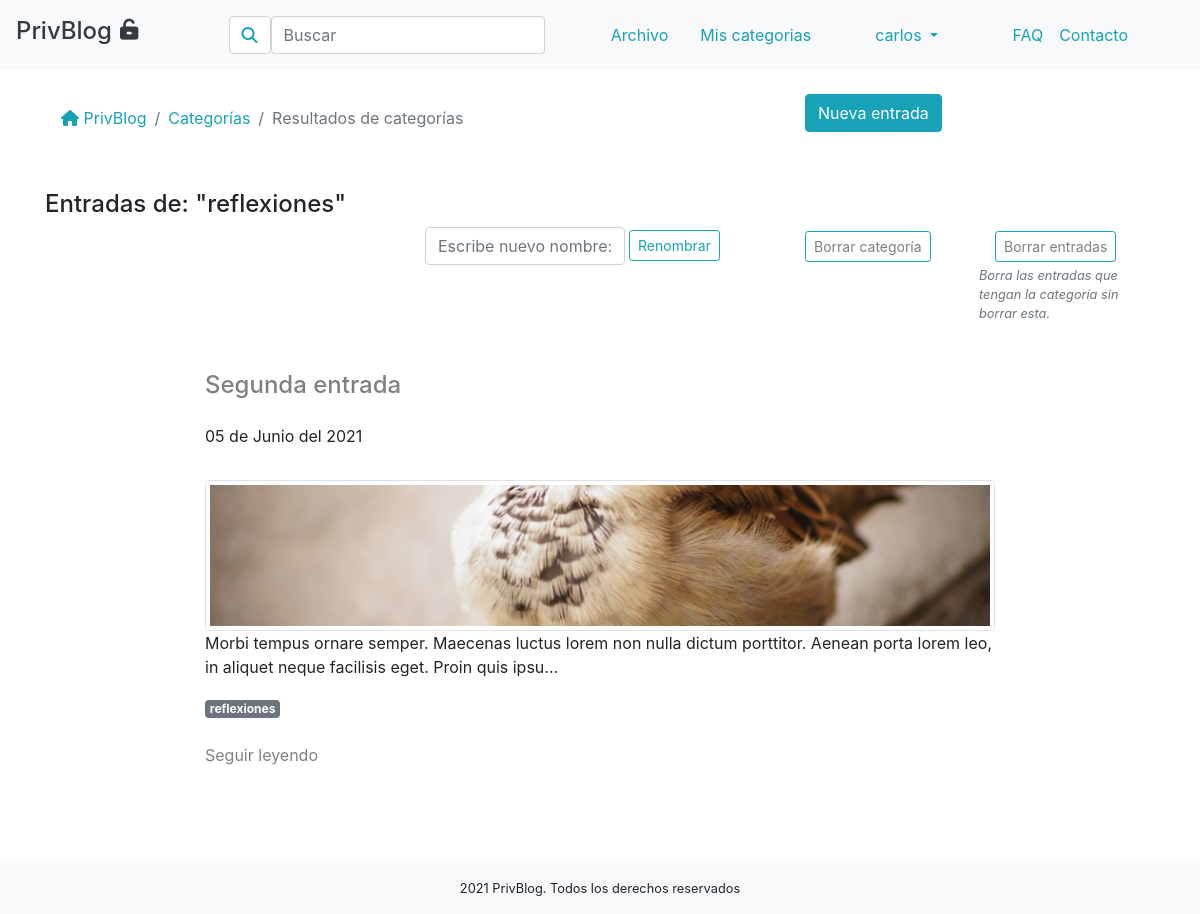
/resultados-categoria.php?id=14 (signed in), run on the app's committed database.
### tables this page shows
CREATE TABLE IF NOT EXISTS `categoria` (
  `id` int(11) NOT NULL AUTO_INCREMENT,
  `nombre` char(50) NOT NULL,
  `autor` char(50) NOT NULL,
  PRIMARY KEY (`id`),
  KEY `FK_categoria_persona` (`autor`),
  CONSTRAINT `FK_categoria_persona` FOREIGN KEY (`autor`) REFERENCES `persona` (`nombre`) ON DELETE CASCADE ON UPDATE CASCADE
);

CREATE TABLE IF NOT EXISTS `asoc_categoria_entrada` (
  `id_categoria` int(11) NOT NULL,
  `id_entrada` int(11) NOT NULL,
  PRIMARY KEY (`id_categoria`,`id_entrada`),
  KEY `FK__entrada` (`id_entrada`),
  CONSTRAINT `FK__categoria` FOREIGN KEY (`id_categoria`) REFERENCES `categoria` (`id`) ON DELETE CASCADE ON UPDATE CASCADE,
  CONSTRAINT `FK__entrada` FOREIGN KEY (`id_entrada`) REFERENCES `entrada` (`id`) ON DELETE CASCADE ON UPDATE CASCADE
);

CREATE TABLE IF NOT EXISTS `entrada` (
  `id` int(11) NOT NULL AUTO_INCREMENT,
  `titulo` char(50) DEFAULT NULL,
  `texto` varchar(10000) NOT NULL DEFAULT '',
  `autor` char(50) NOT NULL,
  `imagen` varchar(500) DEFAULT NULL,
  `fecha` timestamp NOT NULL DEFAULT current_timestamp(),
  PRIMARY KEY (`id`),
  KEY `FK_entrada_persona` (`autor`),
  CONSTRAINT `FK_entrada_persona` FOREIGN KEY (`autor`) REFERENCES `persona` (`nombre`) ON DELETE CASCADE ON UPDATE CASCADE
);

### controlador/resultados-categoriaController.php (called while the page is built, shortened)
<?php
require_once('modelo/functions.php');
if(isset($_GET['id'])){
	$id_categoria=$_GET['id'];
}elseif($_POST['id']){
	$id_categoria=$_POST['id'];
}
$ids_entradas_categoria=Asoc_Categoria_Entrada::getIdsEntradas($id_categoria);
$nombres_categoria=Categoria::getNombresCategorias($id_categoria);
require('vista/resultados-categoria.view.php');

### resultados-categoria.php (called while the page is built)
<?php
require('controlador/resultados-categoriaController.php');
 ?>

### modelo/Tool.php (called while the page is built, shortened)
<?php
class Tool{
	public static $conexion;
	public static function conectarBase(){
		try {
			self::$conexion=new PDO("mysql:host=localhost; dbname=privblog", "root", "");
			return self::$conexion;
		} catch (PDOException $e) {
			header("Location:error_conexion.php");
		}
	}
	public static function convertirFecha($fecha){
		$timestamp = strtotime($fecha);
		$meses = ['Enero', 'Febrero', 'Marzo', 'Abril', 'Mayo', 'Junio', 'Julio', 'Agosto', 'Septiembre', 'Octubre', 'Noviembre', 'Diciembre'];
		$dia = date('d', $timestamp);
		$mes = date('m', $timestamp) - 1;
		$year = date('Y', $timestamp);
		$fecha = $dia .' de '. $meses[$mes] .' del '. $year;
		return $fecha;
	}
}

### modelo/CategoriaClass.php (called while the page is built, shortened)
<?php
class Categoria {
 public static function getNombresCategorias($id_categoria){
		$statement=Tool::conectarBase()->query("SELECT nombre FROM categoria WHERE id=".$id_categoria."");
		return $statement->fetchAll();
	}
 }
?>

### modelo/Asoc_Categoria_EntradaClass.php (called while the page is built, shortened)
<?php
class Asoc_Categoria_Entrada{
	public static function getIdsCategorias($id_entrada){
		$statement=Tool::conectarBase()->query("SELECT id_categoria FROM asoc_categoria_entrada WHERE id_entrada=".$id_entrada."");
		return $statement->fetchAll();
		}
	public static function getNombreCategoria($id_categoria){
		$statement=Tool::conectarBase()->query("SELECT nombre FROM categoria WHERE id=".$id_categoria."");
		return $statement->fetch();
	}
	public static function getIdsEntradas($id_categoria){
	$statement=Tool::conectarBase()->query("SELECT id_entrada FROM asoc_categoria_entrada WHERE id_categoria=".$id_categoria."");
	return $statement->fetchAll();
	}
}
?>

### modelo/EntradaClass.php (called while the page is built, shortened)
<?php
class Entrada{
	public static function getEntrada($id_entrada){
		$statement=Tool::conectarBase()->query("SELECT * FROM entrada WHERE id=".$id_entrada."");
		return $statement->fetch();
	}
}
 ?>

### vista/resultados-categoria.view.php (the view, shortened to what this page needs)
<?php require('vista/header.php') ;?>
<div class="content">
<div class="container">
<div class="row">
<div class=" col guia"><nav aria-label="breadcrumb">
  <ol  class="breadcrumb my-4">
    <li class="breadcrumb-item"><a href="index.php"><i class="fas fa-home"></i> PrivBlog</a></li>
    <li class="breadcrumb-item"><a href="archivo-categorias.php">Categorías</a></li>
    <li class="breadcrumb-item active" aria-current="page">Resultados de categorías</li>
  </ol>
</nav></div>
<div class="col-4 my-4">
			<a href="nuevo.php" class="btn btn-info" role="button">Nueva entrada</i></a>
		</div>
</div>
	<div class="row">
		<div class="col mt-4">
			<h4>Entradas de: "<?php foreach($nombres_categoria as $nombre_categoria) echo $nombre_categoria[0];?>"</h4>
</div>
</div>
<div class="row justify-content-end">
		<div class="col-4">
				<form  class="form-inline" action="<?php echo $_SERVER['PHP_SELF']; ?>" method="POST">
			<input class="form-control" type="text" name="nueva_categoria" placeholder="Escribe nuevo nombre:" style="max-width: 200px">
		<button class="btn btn-outline-info btn-sm ml-1" type="submit" name="renombrar" value="Renombrar">Renombrar</button>
	</form>
		</div>
		<div class="col-2">
<button type="submit" class="btn btn-outline-info btn-sm mt-1"><a href="borrar-categoria.php?id=<?php echo $_GET['id'];?>">Borrar categoría</a></button>
</div>
<div class="col-2">
<button type="submit" class="btn btn-outline-info btn-sm mt-1"><a href="borrar-entradas-categoria.php?id=<?php echo $_GET['id'];?>">Borrar entradas</a></button>
<small class="form-text text-muted ml-n3"><i>Borra las entradas que tengan la categoría sin borrar esta.</i></small>
</div>
</div>
</div>
</div>
	<div class="row justify-content-center">
		<div class="col-8">
			<?php foreach ($ids_entradas_categoria as $id_entrada_categoria): ?>
				<?php $entrada=Entrada::getEntrada($id_entrada_categoria[0]); ?>
				<article class="my-5">
					<h4 class="my-4"><a href="single.php?id=<?php echo $entrada['id'];?>"><?php echo $entrada['titulo'];?></a></h4>
					<p class=""><?php echo Tool::convertirFecha($entrada['fecha']); ?></p>
					<?php if (!empty($entrada['imagen'])): ?>
						<div class="row">
							<div class="col mt-3">
								<img class="img-fluid img-thumbnail" src="fotos/<?php echo $entrada['imagen']; ?>">
							</div>
						</div>
					<?php endif; ?>
					<p><?php echo substr($entrada['texto'], 0, 150); ?>...</p>
					 <?php $ids_categorias=Asoc_Categoria_Entrada::getIdsCategorias($entrada['id']); ?>
					<?php foreach ($ids_categorias as $id_categoria): ?>
					<?php $nombre_categoria=Asoc_Categoria_Entrada::getNombreCategoria($id_categoria[0]); ?>
					<a href="resultados-categoria.php?id=<?php echo $id_categoria[0];?>"><span class="badge badge-secondary"><?php echo $nombre_categoria[0]; ?></span></a>
<?php endforeach; ?><br>
<div class="mt-4" ><a href="single.php?id=<?php echo $entrada['id'];?>">Seguir leyendo</a></div>
 	<?php endforeach; ?>
				</article>
			</div>
		</div>
	<?php require 'vista/footer.php'; ?>

### css/estilos.css (style rules this page uses)
.breadcrumb { background-color: white; color:#17a2b8; }
.guia { color:#17a2b8; }
body { display: flex; flex-direction: column; margin: 0; min-height: 100vh; }
.content { flex: 1; }
a { color:grey; }
nav a { color:#17a2b8; }

### data on the page
categoria: nombre "reflexiones"
asoc_categoria_entrada: id_entrada.titulo "Segunda entrada", id_entrada.fecha "05 de Junio del 2021", id_entrada.imagen (picture), id_entrada.texto "Morbi tempus ornare semper. Maecenas luctus lorem non nulla dictum porttitor. Aenean porta lorem leo, in aliquet neque facilisis eget. Proin quis ipsu", id_categoria.nombre "reflexiones"

### other printed values
$_SESSION['nombre'] "carlos"
